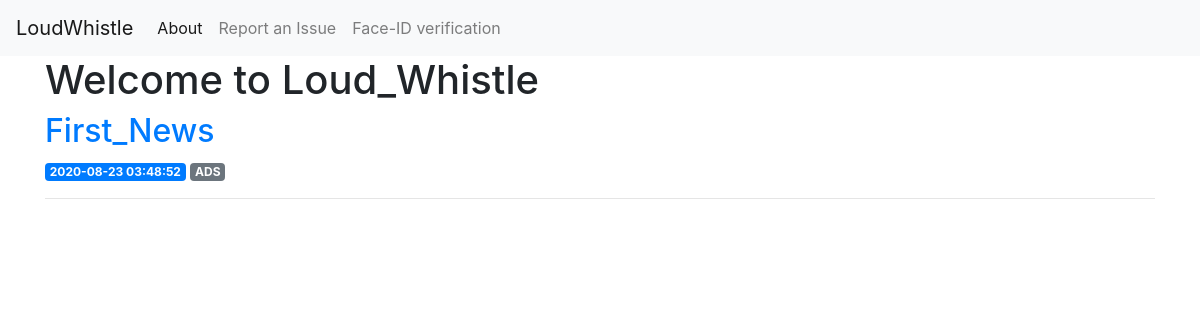
Before: / with the older database file.
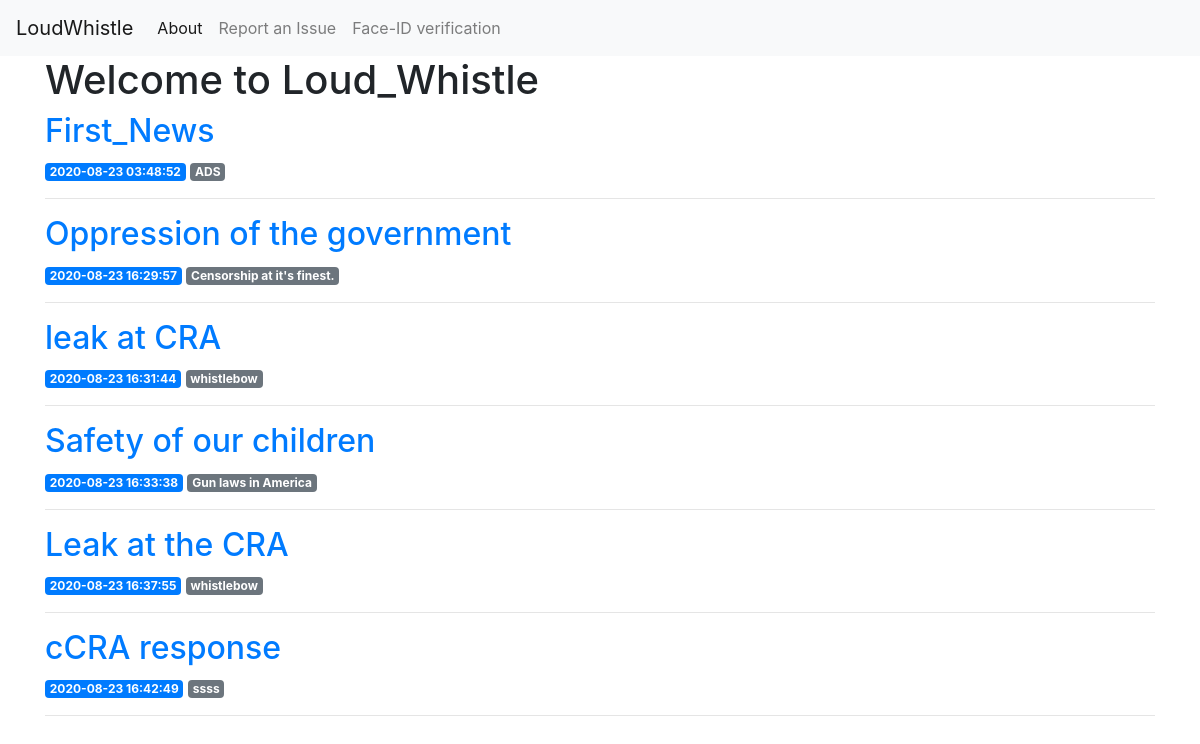
After: the same page with the newer database file.
### tables this page shows
CREATE TABLE posts (
    id INTEGER PRIMARY KEY AUTOINCREMENT,
    created TIMESTAMP NOT NULL DEFAULT CURRENT_TIMESTAMP,
    title TEXT NOT NULL,
    category TEXT NOT NULL,
    content TEXT NOT NULL
    
);

### display/app.py (the view)
@app.route('/')
def index():
    conn = get_db_connection()
    posts = conn.execute('SELECT * FROM posts').fetchall()
    conn.close()
    return render_template('index.html', posts=posts)

### display/app.py (called while the page is built)
def get_db_connection():
    conn = sqlite3.connect('database.db')
    conn.row_factory = sqlite3.Row
    return conn

### display/templates/index.html
{% extends 'base.html' %}
{% block content %}
    <h1>{% block title %} Welcome to Loud_Whistle {% endblock %}</h1>
    {% for post in posts %}
        <a href="{{ url_for('post', post_id=post['id']) }}">
            <h2>{{ post['title'] }}</h2>
        </a>
        <span class="badge badge-primary">{{ post['created'] }}</span>
        <span class="badge badge-secondary">{{ post['category'] }}</span>
        <hr>
    {% endfor %}
{% endblock %}

### display/templates/base.html (shortened to what this page needs)
<!doctype html>
<html lang="en">
  <head>
    <link rel="stylesheet" href="https://stackpath.bootstrapcdn.com/bootstrap/4.3.1/css/bootstrap.min.css">
    <link href="static/css/all.css" rel="stylesheet">
  </head>
  <body>
    <nav class="navbar navbar-expand-md navbar-light bg-light">
        <a class="navbar-brand" href="{{ url_for('index')}}">LoudWhistle</a>
        <div class="collapse navbar-collapse" id="navbarNav">
            <ul class="navbar-nav">
            <li class="nav-item active">
                <a class="nav-link" href="{{url_for('about')}}">About</a>
            </li>
            <li class="nav-item">
                <a class="nav-link" href="{{url_for('userinfo')}}">Report an Issue</a>
            </li>
            <li class="nav-item">
              <a class="nav-link" href="{{url_for('verification')}}">Face-ID verification</a>
          </li>
            </ul>
        </div>
    </nav>
    <div class="container">
        {% block content %} {% endblock %}
    </div>
  </body>
</html>

Changed rows visible on the page:
added posts: title "Oppression of the government", created "2020-08-23 16:29:57", category "Censorship at it's finest."
added posts: title "leak at CRA", created "2020-08-23 16:31:44", category "whistlebow"
added posts: title "Safety of our children", created "2020-08-23 16:33:38", category "Gun laws in America"
added posts: title "Leak at the CRA", created "2020-08-23 16:37:55", category "whistlebow"
added posts: title "cCRA response", created "2020-08-23 16:42:49", category "ssss"
